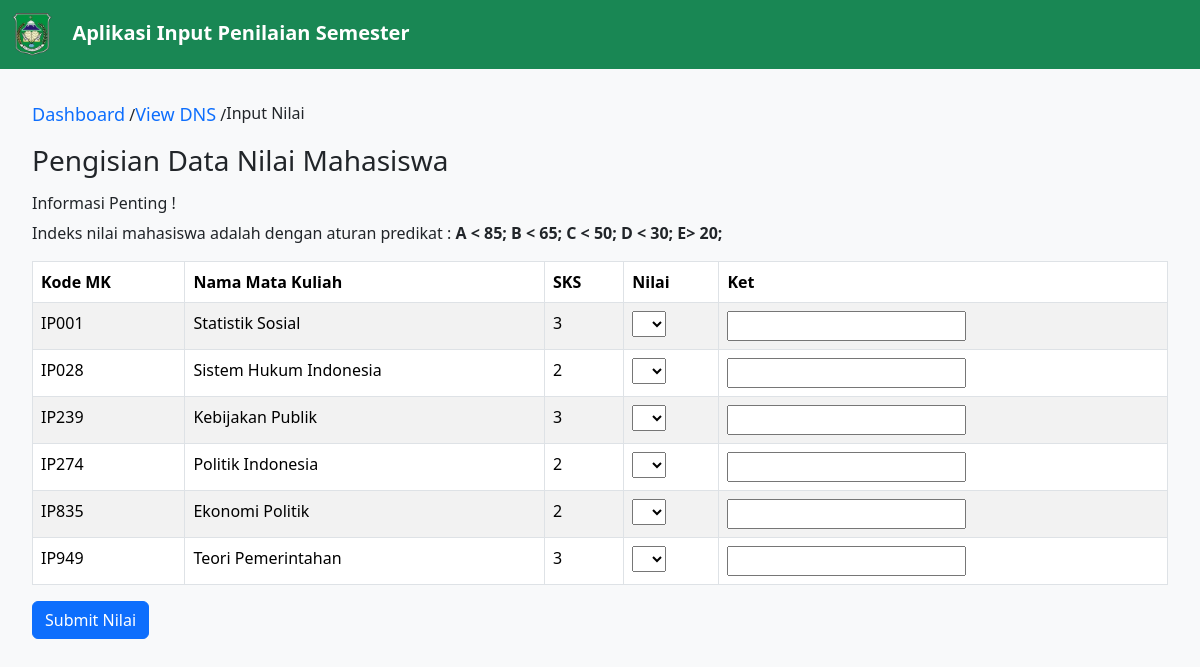
The app's page /dashboard/input?npm=22650038&jurusan=62102 with its own data.
### tables this page shows
CREATE TABLE `tb_matkul` (
  `kode_mk` varchar(5) NOT NULL,
  `kode_jurusan` int NOT NULL,
  `nama_mk` varchar(50) NOT NULL,
  `sks` int NOT NULL
);

### app/core/View.php (called while the page is built, shortened)
<?php
class View
{
    public static function render(string $path, $model = []): void
    {
        require_once __DIR__ . '/../view/Layout/Header.php';
        require_once __DIR__ . '/../view/' . $path . '.php';
        require_once __DIR__ . '/../view/Layout/Footer.php';
    }
}

### app/controller/DashboardController.php (called while the page is built, shortened)
<?php
class DashboardController
{
    private Mahasiswa $mahasiswa;
    public function __construct()
    {
        $this->mahasiswa = new Mahasiswa;
    }
    public function input()
    {
        $data = $this->mahasiswa->input($_GET);
        $option = ['A', 'B', 'C', 'D', 'E'];
        View::render("Dashboard/input", [
            "title" => "Dashboard | Input Nilai",
            "data" => $data,
            "option" => $option
        ]);
    }
}

### public/index.php (called while the page is built, shortened)
<?php
Route::run();

### app/model/Mahasiswa.php (called while the page is built, shortened)
<?php
class Mahasiswa
{
    private PDO $pdo;
    public function __construct()
    {
        $this->pdo = Database::getConnection();
    }
    public function input($data)
    {
        try {
            $query = "SELECT tb_matkul.kode_mk, tb_matkul.nama_mk, tb_matkul.sks, tb_dns.nilai,
                        CASE
                            WHEN nilai IN ('A', 'B', 'C') THEN 'Lulus'
                            WHEN nilai = 'D' THEN 'Mengulang'
                            WHEN nilai = 'E' THEN 'Tidak Lulus'
                        END AS status
                        FROM tb_matkul LEFT JOIN tb_dns ON tb_matkul.kode_mk = tb_dns.kode_mk
                                            JOIN tb_mhs ON tb_mhs.kode_jurusan = tb_matkul.kode_jurusan
                        WHERE tb_matkul.kode_jurusan = ? AND tb_mhs.npm = ?";
            $statement = $this->pdo->prepare($query);
            $statement->execute([
                $data["jurusan"],
                $data["npm"]
            ]);
            return $statement->fetchAll(PDO::FETCH_ASSOC) ?? null;
        } finally {
            $statement->closeCursor();
        }
    }
}

### config/database.php (called while the page is built)
<?php
return [
    "dsn" => "mysql:host=localhost;dbname=db_dns",
    "dbuser" => "root",
    "dbpass" => ""
];

### app/database/Database.php (called while the page is built, shortened)
<?php
class Database
{
    private static ?PDO $pdo = null;
    public static function getConnection(): PDO
    {
        if (self::$pdo == null) {
            $config = require_once __DIR__ . '/../../config/database.php';
            self::$pdo = new PDO(
                $config["dsn"],
                $config["dbuser"],
                $config["dbpass"]
            );
        }
        return self::$pdo;
    }
}

### app/view/Dashboard/input.php (the view, shortened to what this page needs)
<div class="nilai-container">
	<ol class="breadcrumb">
		<li><a href="<?= BASEURL ?>/dashboard">Dashboard</a> /</li>
		<li class="active"><a href="<?= BASEURL ?>/dashboard/lihat?npm=<?= $_GET["npm"] ?>">View DNS</a> /</li>
		<li class="active">Input Nilai</li>
	</ol>
	<h3>Pengisian Data Nilai Mahasiswa</h3>
	<p>
	<h6>Informasi Penting !</h6>
	Indeks nilai mahasiswa adalah dengan aturan predikat : <b> A < 85; B < 65; C < 50; D < 30; E> 20; </b>
	</p>
	<table id="#" class="table table-striped table-bordered" cellspacing="0" width="90%">
		<thead>
			<tr>
				<th scope="col">Kode MK</th>
				<th scope="col">Nama Mata Kuliah</th>
				<th scope="col">SKS</th>
				<th scope="col">Nilai</th>
				<th scope="col">Ket</th>
			</tr>
		</thead>
		<tbody>
			<?php if (!(is_null($model["data"]))) : ?>
				<form action="<?= BASEURL ?>/dashboard/input/doInput?npm=<?= $_GET["npm"] ?>" method="POST" id="formNilai">
					<?php foreach ($model["data"] as $data) : ?>
						<tr>
							<td><?= $data["kode_mk"] ?></td>
							<td><?= $data["nama_mk"] ?></td>
							<td><?= $data["sks"] ?></td>
							<td>
								<select name="<?= $data["kode_mk"] ?>" <?= $data['nilai'] !== null ? 'disabled' : false ?> required>
									<option></option>
									<?php foreach ($model["option"] as $option) : ?>
										<option <?= ($data['nilai'] ?? null) == $option ? 'selected' : false ?> value="<?= $option ?>"><?= $option ?></option>
									<?php endforeach; ?>
								</select>
							</td>
							<td>
								<input class="text-white <?= $data["status"] == "" ? false : ($data["status"] == "Lulus" ?  "bg-success" : ($data["status"] == "Mengulang" ? "bg-warning" : "bg-danger")) ?>" type="text" value="<?= $data['status'] ?? null ?>" readonly data-id="<?= $data["kode_mk"] ?>">
							</td>
						</tr>
					<?php endforeach; ?>
				</form>
			<?php endif; ?>
		</tbody>
	</table>
	<?php foreach ($model["data"] as $data) : ?>
		<?php if ($data['nilai'] == null) : ?>
			<input type="submit" form="formNilai" class="btn btn-primary" value="Submit Nilai">
		<?php break;
		endif; ?>
	<?php endforeach; ?>
</div>

### app/core/Route.php (shortened to what this page needs)
<?php
class Route
{
    private static array $routes;
    public static function add(
        string $method,
        string $path,
        array $controller,
        array $middleware = []
    ): void {
        self::$routes[] = [
            "method"        => $method,
            "path"          => $path,
            "controller"    => $controller,
            "middleware"    => $middleware
        ];
    }
    public static function run(): mixed
    {
        $path = "/";
        if (isset($_SERVER["PATH_INFO"]))
            $path = $_SERVER["PATH_INFO"];
        $method = $_SERVER["REQUEST_METHOD"];
        foreach (self::$routes as $route) {
            if ($route["path"] == $path && $route["method"] == $method) {
                $function = $route["controller"][1];
                return (new $controller)->$function();
            }
        }
        return http_response_code(404);
    }
}

### public/assets/css/style.css (style rules this page uses)
body { font-family: 'Segoe UI', Tahoma, Geneva, Verdana, sans-serif; background-color: #f8f9fa; }

### app/view/Layout/Header.php (style rules this page uses)
.tabel-container, .nilai-container { margin: 2em; }

### app/view/Dashboard/input.php (style rules this page uses)
.breadcrumb li a { text-decoration: none; font-size: large; }

### records on screen
tb_matkul: kode_mk "IP001", nama_mk "Statistik Sosial", sks "3"
tb_matkul: kode_mk "IP028", nama_mk "Sistem Hukum Indonesia", sks "2"
tb_matkul: kode_mk "IP239", nama_mk "Kebijakan Publik", sks "3"
tb_matkul: kode_mk "IP274", nama_mk "Politik Indonesia", sks "2"
tb_matkul: kode_mk "IP835", nama_mk "Ekonomi Politik", sks "2"
tb_matkul: kode_mk "IP949", nama_mk "Teori Pemerintahan", sks "3"
